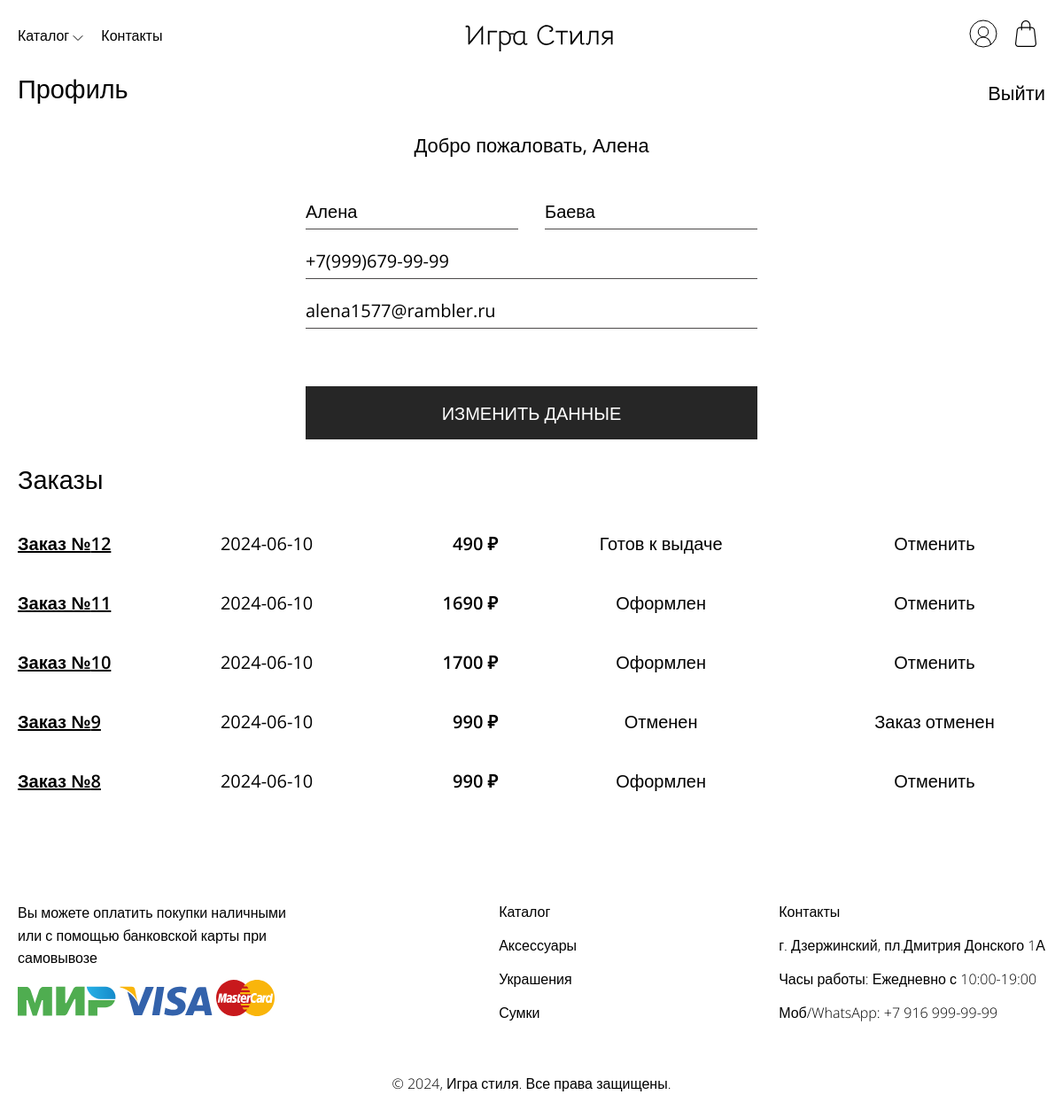
The app's page /php/lk.php (signed in) with its own data.
### tables this page shows
CREATE TABLE `users` (
  `id_user` int(11) NOT NULL,
  `name` varchar(20) NOT NULL,
  `surname` varchar(20) NOT NULL,
  `telephone` varchar(20) NOT NULL,
  `email` varchar(50) NOT NULL,
  `password` varchar(255) NOT NULL,
  `id_status` int(11) NOT NULL DEFAULT 1
);

CREATE TABLE `orders` (
  `id_order` int(11) NOT NULL,
  `id_user` int(11) NOT NULL,
  `order_date` date NOT NULL,
  `order_price` int(11) NOT NULL,
  `id_order_status` int(11) NOT NULL
);

CREATE TABLE `order_statuses` (
  `id_order_status` int(11) NOT NULL,
  `name_order_status` varchar(20) NOT NULL
);

### php/components/user/user.php (the view, shortened to what this page needs)
<?php
include './config/db.php';
$id_user = $_SESSION['id_user'];
$user_query = "SELECT * FROM users WHERE id_user='$id_user'";
$user_result = mysqli_query($link, $user_query);
$user_data = mysqli_fetch_assoc($user_result);
$orders_query = "SELECT o.*, os.name_order_status
                 FROM orders o
                 INNER JOIN order_statuses os ON o.id_order_status = os.id_order_status
                 WHERE o.id_user='$id_user'
                  ORDER BY o.id_order DESC";
$orders_result = mysqli_query($link, $orders_query);
?>
<div class="user">
    <div class="container">
        <div class="lk-title">
            <h1>Профиль</h1>
            <h2><a href="./config/exit.php" class="exit">Выйти</a></h2>
        </div>
        <div class="user-content">
            <h2>Добро пожаловать, <?= $user_data['name']; ?></h2>
            <form method="post">
                <div class="horizontal-inputs">
                    <input type="text" id="name" name="name" value="<?= $user_data['name']; ?>" placeholder="Имя">
                    <input type="text" id="surname" name="surname" value="<?= $user_data['surname']; ?>" placeholder="Фамилия">
                </div>
                <input type="text" id="telephone" name="telephone" value="<?= $user_data['telephone']; ?>" placeholder="Телефон">
                <input type="email" id="email" name="email" value="<?= $user_data['email']; ?>" placeholder="E-mail">
                <button type="submit" name="update">ИЗМЕНИТЬ ДАННЫЕ</button>
            </form>
        </div>
        <div class="user-orders">
            <h1 class="title">Заказы</h1>
            <?php
            if (mysqli_num_rows($orders_result) > 0) {
                while ($order = mysqli_fetch_assoc($orders_result)) {
            ?>
                    <div class="placing-order">
                        <div class="order">
                            <p class="order-number"> <u>Заказ №<?= $order['id_order']; ?> </u></p>
                            <p class="order-date"><?= $order['order_date']; ?></p>
                            <p class="order-price"><?= $order['order_price']; ?> ₽</p>
                            <p class="order-status"><?= $order['name_order_status']; ?></p>
                            <form method="post" action="../php/config/order_action.php">
                                <?php if ($order['id_order_status'] != 2) { ?>
                                    <?php if ($order['id_order_status'] != 5) { ?>
                                        <button type="submit" name="cancel">
                                            <p class="order-action">Отменить</p>
                                        </button>
                                    <?php } else { ?>
                                        <p class="order-action">Заказ получен</p>
                                    <?php } ?>
                                <?php } else { ?>
                                    <p class="order-action">Заказ отменен</p>
                                <?php } ?>
                            </form>
                        </div>
                        <div class="spoileropen" role="tab" tabindex="1">
                        </div>
                    </div>
            <?php
                }
            } else {
                echo "<p>У вас пока нет заказов.</p>";
            }
            ?>
        </div>
    </div>
</div>

### css/style.css (style rules this page uses)
button { background: transparent; border: none; font-weight: 400; font-size: 16px; cursor: pointer; }
* { margin: 0; padding: 0; font-family: "Open Sans", sans-serif; }
a { text-decoration: none; color: inherit; }
p { font-size: 20px; }
h1, h2, h3 { font-style: normal; }
h1 { font-size: clamp(1.13rem, 0.83rem + 1.3vw, 2rem); font-weight: 400; }
h2 { font-size: clamp(0.88rem, 0.67rem + 0.93vw, 1.5rem); font-weight: 600; }
.container { max-width: 1200px; margin-right: auto; margin-left: auto; }
.title, .title-index { margin-bottom: 40px; }
form input, form select, form textarea { display: inline-block; width: 100%; height: 40px; background: none; border: none; outline: 0; border-bottom: 1px solid #4D4B4B; font-size: 20px; }
form input::placeholder, form select::placeholder, form textarea::placeholder { font-size: 16px; }
.form-modal, .user-content { width: 510px; margin-left: auto; margin-right: auto; }
.user-content form, .form-modal form { width: 100%; }
.user-content form input, .form-modal form input { margin: 10px 0 5px 0; }
.user-content form .horizontal-inputs, .form-modal form .horizontal-inputs { display: flex; width: 100%; }
.user-content form .horizontal-inputs input, .form-modal form .horizontal-inputs input { width: calc(50% - 15px); margin-right: 30px; }
.user-content form .horizontal-inputs input:last-child, .form-modal form .horizontal-inputs input:last-child { margin-right: 0; }
.user-content form button, .form-modal form button { width: 100%; background-color: #262626; border: none; color: #fff; cursor: pointer; margin-top: 60px; font-size: 20px; height: 60px; }
.user { min-height: 100vh; }
.user .user-content h2 { text-align: center; font-weight: 400; margin-top: 30px; margin-bottom: 30px; }
.user .user-orders { margin-top: 25px; overflow: hidden; }
.user .order { margin-top: 40px; width: 100%; display: flex; justify-content: space-between; align-items: center; }
.user .order-price { width: 100px; text-align: right; font-weight: 600; }
.user .order-status { width: 150px; text-align: center; }
.user .order-number { width: 120px; font-weight: 600; }
.user .order-action { width: 250px; text-align: center; }
.user .spoileropen:before { width: 20px; height: 20px; display: block; content: ""; background-size: contain; }
.user .spoileropen { width: 68%; margin-top: -20px; height: 23px; outline: none; float: left; position: relative; overflow: hidden; }
.lk-title { display: flex; justify-content: space-between; align-items: flex-end; }
.lk-title h2 { font-weight: 400; }
@media screen and (max-width: 1280px) { .categories, .container, footer, .nav-menu { margin-left: 20px; margin-right: 20px; } }

### records on screen
users: name "Алена", surname "Баева", telephone "+7(999)679-99-99", email "alena1577@rambler.ru"
orders: id_order "12", order_date "2024-06-10", order_price "490", id_order_status.name_order_status "Готов к выдаче", shows "Отменить"
orders: id_order "11", order_date "2024-06-10", order_price "1690", id_order_status.name_order_status "Оформлен", shows "Отменить"
orders: id_order "10", order_date "2024-06-10", order_price "1700", id_order_status.name_order_status "Оформлен", shows "Отменить"
orders: id_order "9", order_date "2024-06-10", order_price "990", id_order_status.name_order_status "Отменен", shows "Заказ отменен"
orders: id_order "8", order_date "2024-06-10", order_price "990", id_order_status.name_order_status "Оформлен", shows "Отменить"
